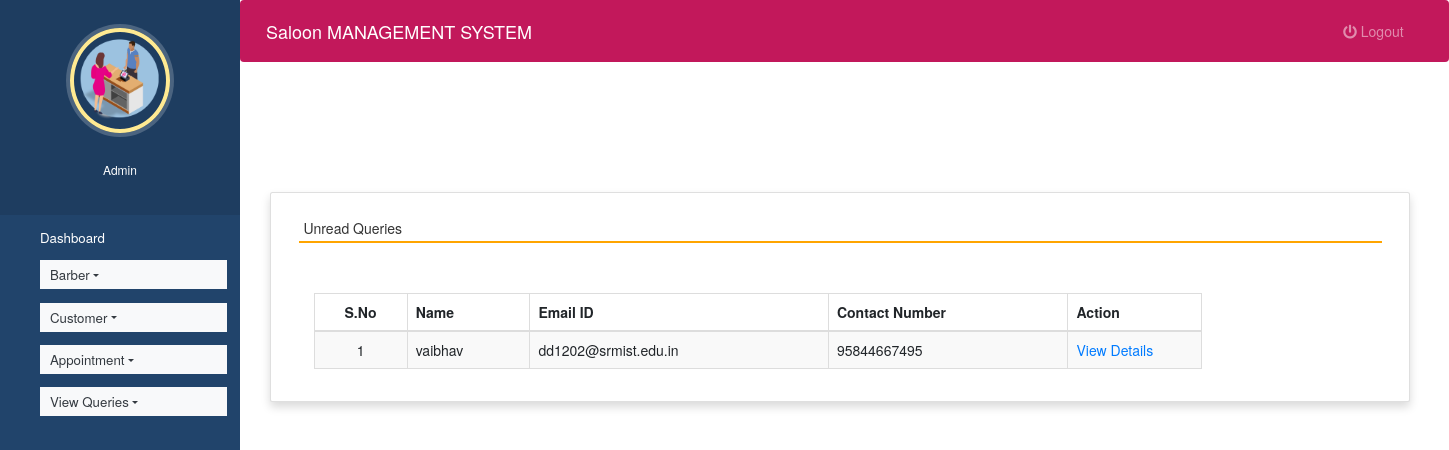
The app's page /unread_queries (signed in) with its own data.
### hospitals/models.py (models this page shows, shortened)
class Contact(models.Model):
    name = models.CharField(max_length=100, null=True)
    contact = models.CharField(max_length=15, null=True)
    email = models.CharField(max_length=50, null=True)
    subject = models.CharField(max_length=100, null=True)
    message = models.CharField(max_length=300, null=True)
    msgdate = models.DateField(null=True)
    isread = models.CharField(max_length=10,null=True)

### hospitals/views.py (the view)
# urls.py: path('unread_queries', unread_queries, name='unread_queries'),
def unread_queries(request):
    if not request.user.is_authenticated:
        return redirect('login')
    contact = Contact.objects.filter(isread="no")
    return render(request,'unread_queries.html', locals())

### hospitals/templates/unread_queries.html (shortened to what this page needs)
{% extends 'admin_nav.html' %}
{% load static %}
{% block content %}
<head>
 <link rel="stylesheet" href="https://maxcdn.bootstrapcdn.com/bootstrap/3.4.1/css/bootstrap.min.css">
  <link rel="stylesheet" href="https://cdnjs.cloudflare.com/ajax/libs/font-awesome/4.7.0/css/font-awesome.min.css">
  <link rel="stylesheet" href="https://use.fontawesome.com/releases/v5.6.3/css/all.css">
</head>
<br><br><br><br>
<div class="container card shadow m-5">
    <div class="card-body">
        <h5 class="p-2" style="border-bottom: 2px solid orange">Unread Queries</h5>
		<div class="container mt-5">
            <table id="example" class="table table-striped table-bordered" style="width:80%">
			<thead>
                                    <tr>
                                        <th class="text-center">S.No</th>
                                        <th class="d-none d-sm-table-cell">Name</th>
                                        <th class="d-none d-sm-table-cell">Email ID</th>
                                        <th class="d-none d-sm-table-cell">Contact Number</th>
                                        <th class="d-none d-sm-table-cell" style="width: 15%;">Action</th>
                                    </tr>
                                </thead>
                                {% for i in contact %}
                                <tbody>
                                    <tr>
                                        <td class="text-center">{{forloop.counter}}</td>
                                        <td class="font-w600">{{i.name}}</td>
                                        <td class="font-w600">{{i.email}}</td>
                                        <td class="font-w600">{{i.contact}}</td>
                                        <td class="font-w600"><a href="{% url 'view_queries' i.id %}" class="text-primary">View Details</a></td>
                                    </tr>
                                        {% endfor %}
                                </tbody>
            </table>
        </div>
    </div>
</div>
{% endblock content %}

### hospitals/static/style.css (style rules this page uses)
body { padding-left: 240px; }

### hospitals/templates/admin_nav.html (style rules this page uses)
a:link { text-decoration: none; }
a { color: white; }
body { padding-left: 240px; }

### records on screen
Contact: name "vaibhav", email "dd1202@srmist.edu.in", contact "95844667495"
